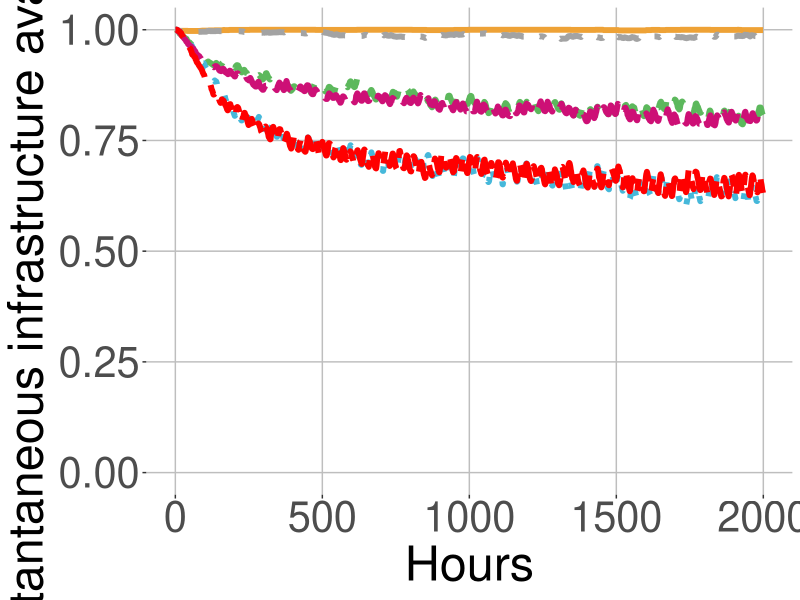

Recreate this plot in R.
# execute all lines: ctrl + shift + enter

library(ggplot2)

# set working directory here
setwd(dirname(rstudioapi::getSourceEditorContext()$path))

overall <- read.table("exp_assembly_overall_energy_template.txt", 
                      header = F,
                      sep = " ",
                      col.names= c("overallx", "overally")
)

random <- read.table("exp_assembly_random.txt", 
                     header = F,
                     sep = " ",
                     col.names= c("randomx", "randomy")
)

res <- read.table("exp_assembly_residual_life_template.txt", 
                  header = F,
                  sep = " ",
                  col.names= c("resx","resy")
)

local <- read.table("exp_assembly_local_energy_template.txt", 
                    header = F,
                    sep = " ",
                    col.names= c("locx","locy")
)

learning <- read.table("exp_assembly_fair_energyBP.txt", 
                       header = F,
                       sep = " ",
                       col.names= c("enx","eny")
)

qos <- read.table("exp_assembly_QoS.txt", 
                  header = F,
                  sep = " ",
                  col.names= c("qosx","qosy")
)


overall_x <- overall$overallx
overall_y <- overall$overally

random_y <- random$randomy
res_y <- res$resy
local_y <- local$locy
energyAware_y <- learning$eny
qos_y <- qos$qosy

head(overall)

colors <- c("overall" = "#EEA236", "residual life" = "#5CB85C", "random" = "#46B8DA", "local"="gray64", "energy balance"="deeppink3", "qos"="#FF0000")

g = ggplot(data=local, aes(x=overall_x, col = group)) + 
  
  geom_line(aes(y = overall_y, color = "overall",linetype=b), size = 2, linetype="solid") +
  geom_line(aes(y = res_y, color = "residual life"), size = 2, linetype="dashed") +
  geom_line(aes(y = random_y, color = "random"), size = 2, linetype="dotted") +
  geom_line(aes(y = local_y, color = "local"), size = 2, linetype="dotdash") +
  geom_line(aes(y = energyAware_y, color = "energy balance"), size = 2, linetype="longdash") +
  geom_line(aes(y = qos_y, color = "qos"), size = 2, linetype="twodash")  +
  ylim(0, 1.0) +
  
  labs(x = "Hours",
       y = "Instantaneous infrastructure availability") +

  scale_color_manual(values = colors)

  g+theme(panel.background = element_rect(fill="white"),
          panel.grid.minor.y = element_line(size=2),
          panel.grid.major = element_line(colour = "gray"),
          plot.background = element_rect(fill="white"),
          axis.text=element_text(size=30),
          axis.title=element_text(size=35),
          legend.position = "none") 
